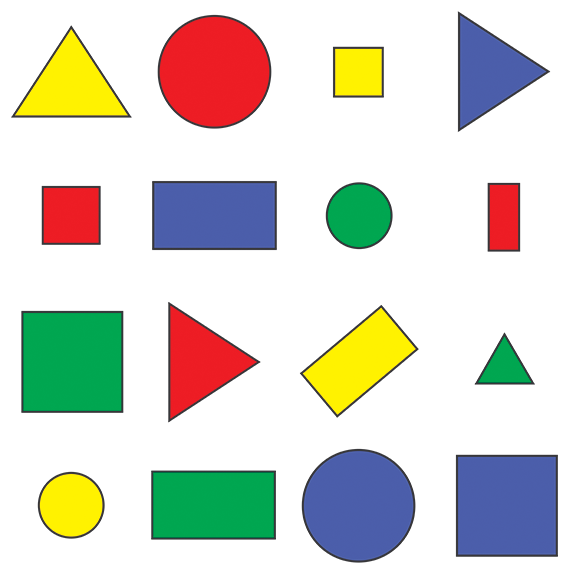
#> input picture 0_Basics/Images/shapes.png, 576 x 577 px
$ python contour_shape2.py
#> lines starting #> are read from the running program, lines starting #| are printed output that depends on the picture; after the words box and inside, x2 and y2 are one past the last pixel; in counts of white or black regions, pixels touching at a corner belong together
import cv2
import numpy as np

image = cv2.imread("../Images/shapes.png")
#> image is the input picture: shape (577, 576, 3); mean B, G, R 205.1, 214.3, 214.2

image_copy = image.copy()

# Step 1: Convert the Image into Gray Scale

image_grayscale=cv2.cvtColor(image,cv2.COLOR_BGR2GRAY)
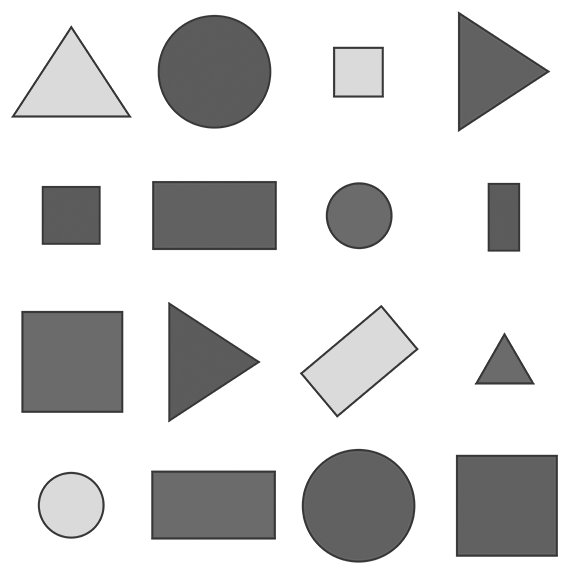
#> image_grayscale: shape (577, 576); min 54, max 255, mean 213.2

# Step 2: Apply Canny Edge Detector to Detect the Edges

lower_threshold=100
upper_threshold=150
canny_edge=cv2.Canny(image_grayscale, lower_threshold, upper_threshold)
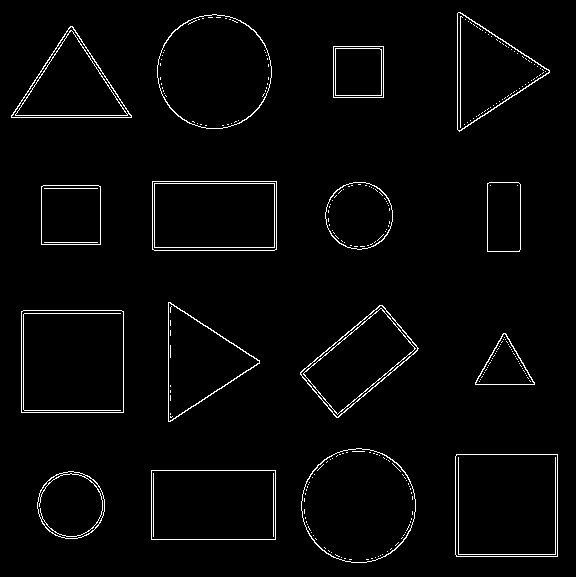
#> canny_edge: shape (577, 576); 2.5% white in thin lines or dots

# Step 3: Find the Contours

contours, hirearchy = cv2.findContours(canny_edge.copy(), cv2.RETR_EXTERNAL, cv2.CHAIN_APPROX_NONE)
#> contours = 16 contours; largest, box (x1, y1, x2, y2) and area: (455, 454, 558, 557) 10401, (21, 310, 124, 413) 10401, (301, 448, 416, 563) 10200, (157, 14, 272, 129) 10194, (151, 470, 276, 540) 8556; hirearchy = 16 rows, first 6: [1, -1, -1, -1], [2, 0, -1, -1], [3, 1, -1, -1], [4, 2, -1, -1], [5, 3, -1, -1], [6, 4, -1, -1]

# Step 4: Find the Length of the Contours

print(f"Length of the Contours = {str(len(contours))}")
#| Length of the Contours = 16

for cnt in contours:
    area = cv2.contourArea(cnt)

    print("Area for each of the contours", area)


    # Step 5: Draw the Contours
    cv2.drawContours(image_copy, cnt, -1, (0,255,0), 3)

    # Step 6: Find the arc length of our contours
    peri = cv2.arcLength(cnt, True)

    #Step 7: Find the Corner Points for each of the Shape in the image

    approx=cv2.approxPolyDP(cnt, 0.02*peri, True)

    # Step 8: Length of the corner points for each of the shape in the image

    print("Length of the corner points", len(approx))

    objcor=len(approx)

    # Step 9: Draw Bounding Boxes around each of the shape in the image

    x,y,w,h= cv2.boundingRect(approx)

    cv2.rectangle(image_copy, (x,y),(x+w, y+h), (0, 0, 255), 2)

    if objcor==3:
        object_type="Tri"
    elif objcor==4:
        aspect_ratio=w/float(h)
        if aspect_ratio > 0.98 and aspect_ratio < 1.03:
            object_type="Square"
        else:
            object_type="Rectangle"

    elif objcor > 4:
        object_type = "Circle"

    else:
        object_type="None"

    cv2.putText(image_copy, object_type, (x+(w//2)-10, y+(h//2)-10), cv2.FONT_HERSHEY_SIMPLEX, 0.7, (0,0,0),2)
#> this loop made 16 passes
#> (area, peri, approx, objcor, x, y, w, h) on passes 2, 3, 6, 7, 9, 10, 12: (8556, 386, [[151, 470], [151, 539], [275, 539], [275, 470]], 4, 151, 470, 125, 70), (10401, 406.8, [[456, 454], [456, 556], [557, 556], [557, 454]], 4, 456, 454, 102, 103), (10401, 406.8, [[21, 311], [21, 412], [123, 412], [123, 311]], 4, 21, 311, 103, 102), (6302.5, 338.7, [[382, 305], [300, 372], [336, 417], [418, 348]], 4, 300, 305, 119, 113), (3478, 234.8, [[41, 186], [41, 244], [100, 244], [100, 186]], 4, 41, 186, 60, 59), (2272, 201.7, [[489, 182], [487, 251], [519, 251], [520, 184]], 4, 487, 182, 34, 70), (8553, 384.8, [[152, 181], [152, 249], [276, 249], [276, 181]], 4, 152, 181, 125, 69)
#> (area, peri, approx, objcor, x, y, w, h) on passes 5, 8, 14, 16: (1603.5, 186.6, [[503, 333], [475, 384], [534, 384]], 3, 475, 333, 60, 52), (5612, 352, [[168, 302], [170, 421], [259, 360]], 3, 168, 302, 92, 120), (5634, 352.9, [[11, 115], [131, 117], [72, 26]], 3, 11, 26, 121, 92), (5690, 351.7, [[460, 12], [459, 131], [549, 72]], 3, 459, 12, 91, 120)
#> (printed output is left out)
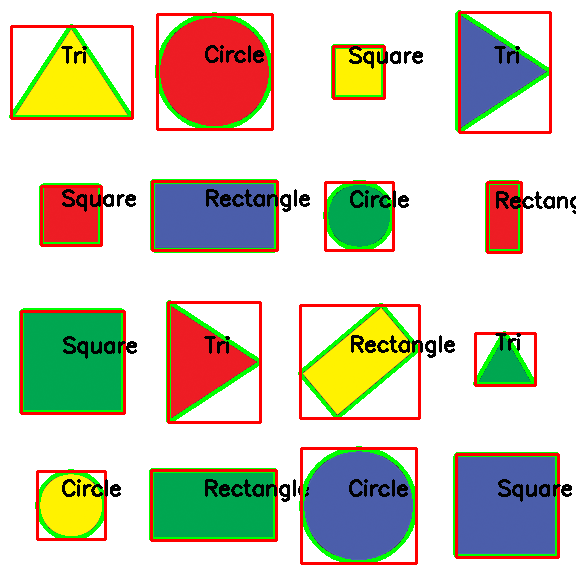
#> image_copy: shape (577, 576, 3); 11.38% of pixels changed, all inside (x1, y1, x2, y2) = (9, 10, 576, 565)


cv2.imshow("Original Image", image)

cv2.imshow("Gray Scale Image", image_grayscale)

cv2.imshow("Edge Detector", canny_edge)

cv2.imshow("Final Output Image", image_copy)
cv2.waitKey(0)
